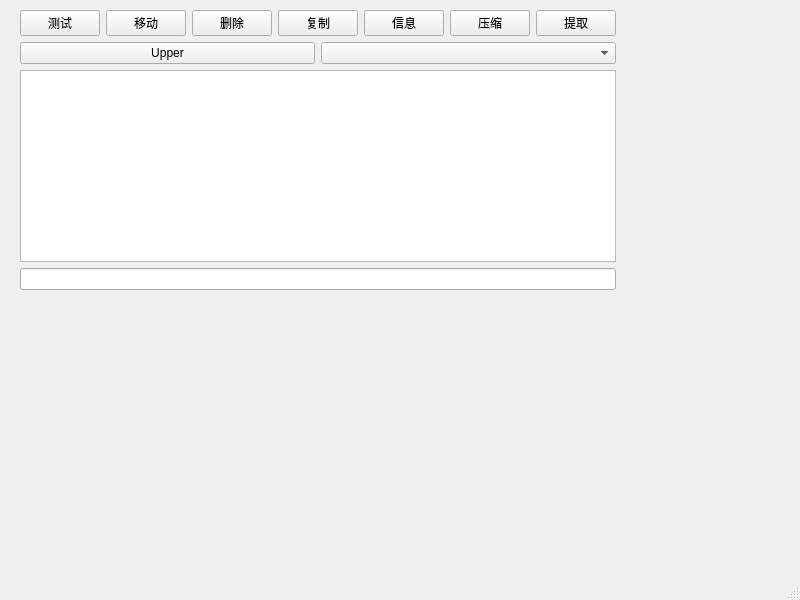
<?xml version="1.0" encoding="UTF-8"?>
<ui version="4.0">
 <class>FileMgrWindow</class>
 <widget class="QMainWindow" name="FileMgrWindow">
  <property name="geometry">
   <rect>
    <x>0</x>
    <y>0</y>
    <width>800</width>
    <height>600</height>
   </rect>
  </property>
  <property name="windowTitle">
   <string>MainWindow</string>
  </property>
  <widget class="QWidget" name="centralwidget">
   <widget class="QWidget" name="verticalLayoutWidget">
    <property name="geometry">
     <rect>
      <x>20</x>
      <y>10</y>
      <width>565</width>
      <height>209</height>
     </rect>
    </property>
    <layout class="QVBoxLayout" name="verticalLayout">
     <property name="sizeConstraint">
      <enum>QLayout::SetFixedSize</enum>
     </property>
     <item>
      <layout class="QHBoxLayout" name="horizontalLayout">
       <item>
        <widget class="QPushButton" name="zipTestBtn">
         <property name="text">
          <string>测试</string>
         </property>
        </widget>
       </item>
       <item>
        <widget class="QPushButton" name="movebtn">
         <property name="text">
          <string>移动</string>
         </property>
        </widget>
       </item>
       <item>
        <widget class="QPushButton" name="deletebtn">
         <property name="text">
          <string>删除</string>
         </property>
        </widget>
       </item>
       <item>
        <widget class="QPushButton" name="copyBtn">
         <property name="text">
          <string>复制</string>
         </property>
        </widget>
       </item>
       <item>
        <widget class="QPushButton" name="infoBtn">
         <property name="text">
          <string>信息</string>
         </property>
        </widget>
       </item>
       <item>
        <widget class="QPushButton" name="zipBtn">
         <property name="text">
          <string>压缩</string>
         </property>
        </widget>
       </item>
       <item>
        <widget class="QPushButton" name="unzipBtn">
         <property name="text">
          <string>提取</string>
         </property>
        </widget>
       </item>
      </layout>
     </item>
     <item>
      <layout class="QHBoxLayout" name="horizontalLayout_2">
       <item>
        <widget class="QPushButton" name="upperBtn">
         <property name="text">
          <string>Upper</string>
         </property>
        </widget>
       </item>
       <item>
        <widget class="QComboBox" name="currentDirComboBox"/>
       </item>
      </layout>
     </item>
     <item>
      <layout class="QHBoxLayout" name="horizontalLayout_3">
       <item>
        <widget class="QTableView" name="fileList"/>
       </item>
      </layout>
     </item>
     <item>
      <widget class="QLineEdit" name="displayItemCounts"/>
     </item>
     <item>
      <layout class="QHBoxLayout" name="horizontalLayout_4"/>
     </item>
    </layout>
   </widget>
  </widget>
  <widget class="QMenuBar" name="menubar">
   <property name="geometry">
    <rect>
     <x>0</x>
     <y>0</y>
     <width>800</width>
     <height>23</height>
    </rect>
   </property>
  </widget>
  <widget class="QStatusBar" name="statusbar"/>
 </widget>
 <resources/>
 <connections/>
</ui>
